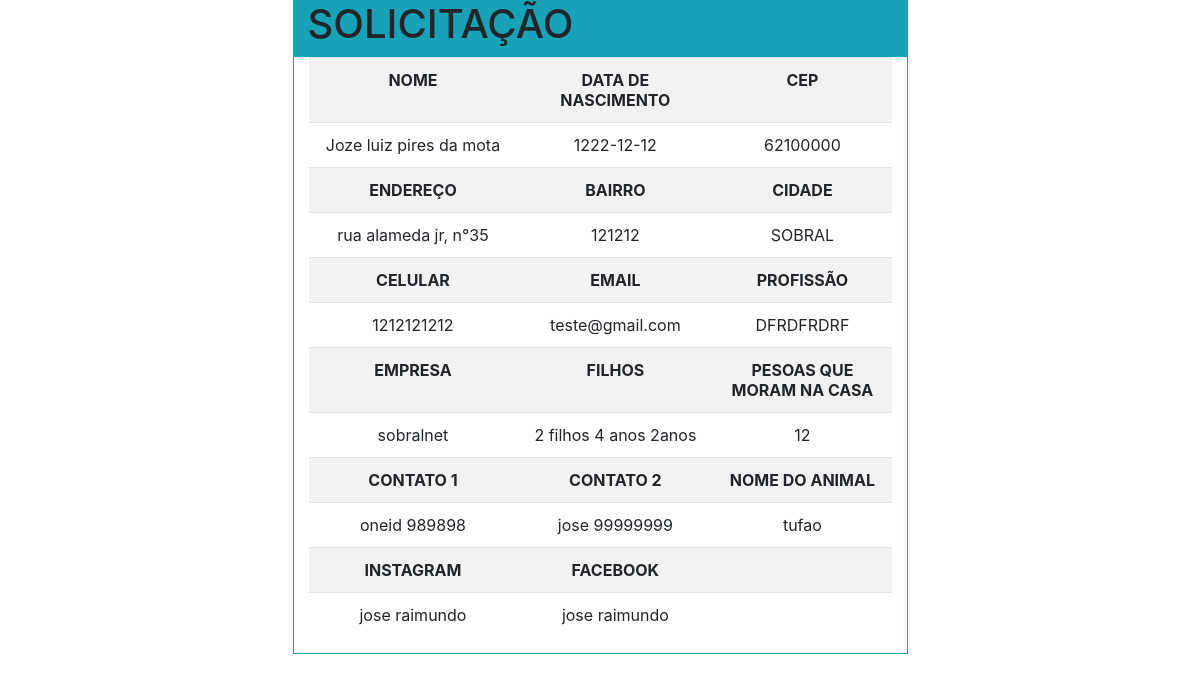
The app's page /admin/listarPorSolici.php?cod=20 (signed in) with its own data.
### tables this page shows
CREATE TABLE `cadastroadocao` (
  `COD_INC` int(9) NOT NULL,
  `NOME` varchar(100) DEFAULT NULL,
  `DT_NASCIMENTO` date DEFAULT NULL,
  `CEP` varchar(100) DEFAULT NULL,
  `ENDERECO` varchar(100) DEFAULT NULL,
  `BAIRRO` varchar(100) DEFAULT NULL,
  `CIDADE` varchar(100) DEFAULT NULL,
  `CELULAR` varchar(100) DEFAULT NULL,
  `EMAIL` varchar(100) DEFAULT NULL,
  `PROFISSAO` varchar(100) DEFAULT NULL,
  `EMPRESA` varchar(100) DEFAULT NULL,
  `FILHOS` varchar(100) DEFAULT NULL,
  `QTD_PESSOAS` int(9) DEFAULT NULL,
  `CTT1` varchar(100) DEFAULT NULL,
  `CTT2` varchar(100) DEFAULT NULL,
  `NOME_ANIMAL` varchar(100) DEFAULT NULL,
  `CIENTE` varchar(20) DEFAULT NULL,
  `FACEBOOK` varchar(100) DEFAULT NULL,
  `INSTAGRAM` varchar(100) DEFAULT NULL
);

### admin/listarPorSolici.php (the view, shortened to what this page needs)
<?php
    if($_SESSION['login']=='logado'){
        $cod_inc = $_GET['cod'];
        $conn = new Database();
        $conn = $conn->db_mysql();
            $sql = $conn->prepare(
            "SELECT * FROM cadastroadocao
            WHERE COD_INC = $cod_inc"
            );
            $sql->execute();
            $a=$sql->fetchAll(\PDO::FETCH_ASSOC);
?>
        <html>
            <head>
            <link rel="stylesheet" href="css/bootstrap.css">
            </head>
            <body>
                <div class="row">
                    <div class="col-md-3"></div>
                    <div class="col-md-6 bg-info"><h1>SOLICITAÇÃO</h1></div>
                </div>
                <div class='row'>
                    <div class='col-md-3'></div>
                    <div class='col-md-6 border border-info'>
                        <table class="table table-striped">
                            <tr>
                                <th class='text-center' scope="col">NOME</th>
                                <th class='text-center' scope="col">  DATA DE <br> NASCIMENTO</th>
                                <th class='text-center' scope="col">CEP</th>
                            </tr>
                            <tr>
                                <td class='text-center'><?=$a[0]['NOME']?></td>
                                <td class='text-center'><?=$a[0]['DT_NASCIMENTO']?></td>
                                <td class='text-center'><?=$a[0]['CEP']?></td>
                            </tr>
                            <tr>
                                <th class='text-center' scope='col'>ENDEREÇO</th>
                                <th class='text-center' scope='col'>BAIRRO</th>
                                <th class='text-center' scope='col'>CIDADE</th>
                            </tr>
                            <tr>
                                <td class='text-center'><?=$a[0]['ENDERECO']?></td>
                                <td class='text-center'><?=$a[0]['BAIRRO']?></td>
                                <td class='text-center'><?=$a[0]['CIDADE']?></td>
                            </tr>
                            <tr>
                                <th class='text-center' scope='col'>CELULAR</th>
                                <th class='text-center' scope='col'>EMAIL</th>
                                <th class='text-center' scope='col'>PROFISSÃO</th>
                            </tr>
                            <tr>
                                <td class='text-center'><?=$a[0]['CELULAR']?></td>
                                <td class='text-center'><?=$a[0]['EMAIL']?></td>
                                <td class='text-center'><?=$a[0]['PROFISSAO']?></td>
                            </tr>
                            <tr>
                                <th class='text-center' scope='col'>EMPRESA</th>
                                <th class='text-center' scope='col'>FILHOS</th>
                                <th class='text-center' scope='col'>PESOAS QUE <br> MORAM NA CASA</th>
                            </tr>
                            <tr>
                                <td class='text-center'><?=$a[0]['EMPRESA']?></td>
                                <td class='text-center'><?=$a[0]['FILHOS']?></td>
                                <td class='text-center'><?=$a[0]['QTD_PESSOAS']?></td>
                            </tr>
                            <tr>
                                <th class='text-center' scope='col'>CONTATO 1</th>
                                <th class='text-center' scope='col'>CONTATO 2</th>
                                <th class='text-center' scope='col'>NOME DO ANIMAL</th>
                            </tr>
                            <tr>
                                <td class='text-center'><?=$a[0]['CTT1']?></td>
                                <td class='text-center'><?=$a[0]['CTT2']?></td>
                                <td class='text-center'><?=$a[0]['NOME_ANIMAL']?></td>
                            </tr>
                            <tr>
                                <th class='text-center' scope='col'>INSTAGRAM</th>
                                <th class='text-center' scope='col'>FACEBOOK</th>
                                <th></th>
                            </tr>
                            <tr>
                                <td class='text-center'><?=$a[0]['INSTAGRAM']?></td>
                                <td class='text-center'><?=$a[0]['FACEBOOK']?></td>
                                <td></td>
                            </tr>
                        </table>
                    </div>
                </div>
            </body>
        </html>
<?php
    }else{
        header('Location: login.php');
    }
?>

### records on screen
cadastroadocao: NOME "Joze luiz pires da mota", DT_NASCIMENTO "1222-12-12", CEP "62100000", ENDERECO "rua alameda jr, n°35", BAIRRO "121212", CIDADE "SOBRAL", CELULAR "1212121212", EMAIL "teste@gmail.com", PROFISSAO "DFRDFRDRF", EMPRESA "sobralnet", FILHOS "2 filhos 4 anos 2anos", QTD_PESSOAS "12", CTT1 "oneid 989898", CTT2 "jose 99999999", NOME_ANIMAL "tufao", INSTAGRAM "jose raimundo", FACEBOOK "jose raimundo"
